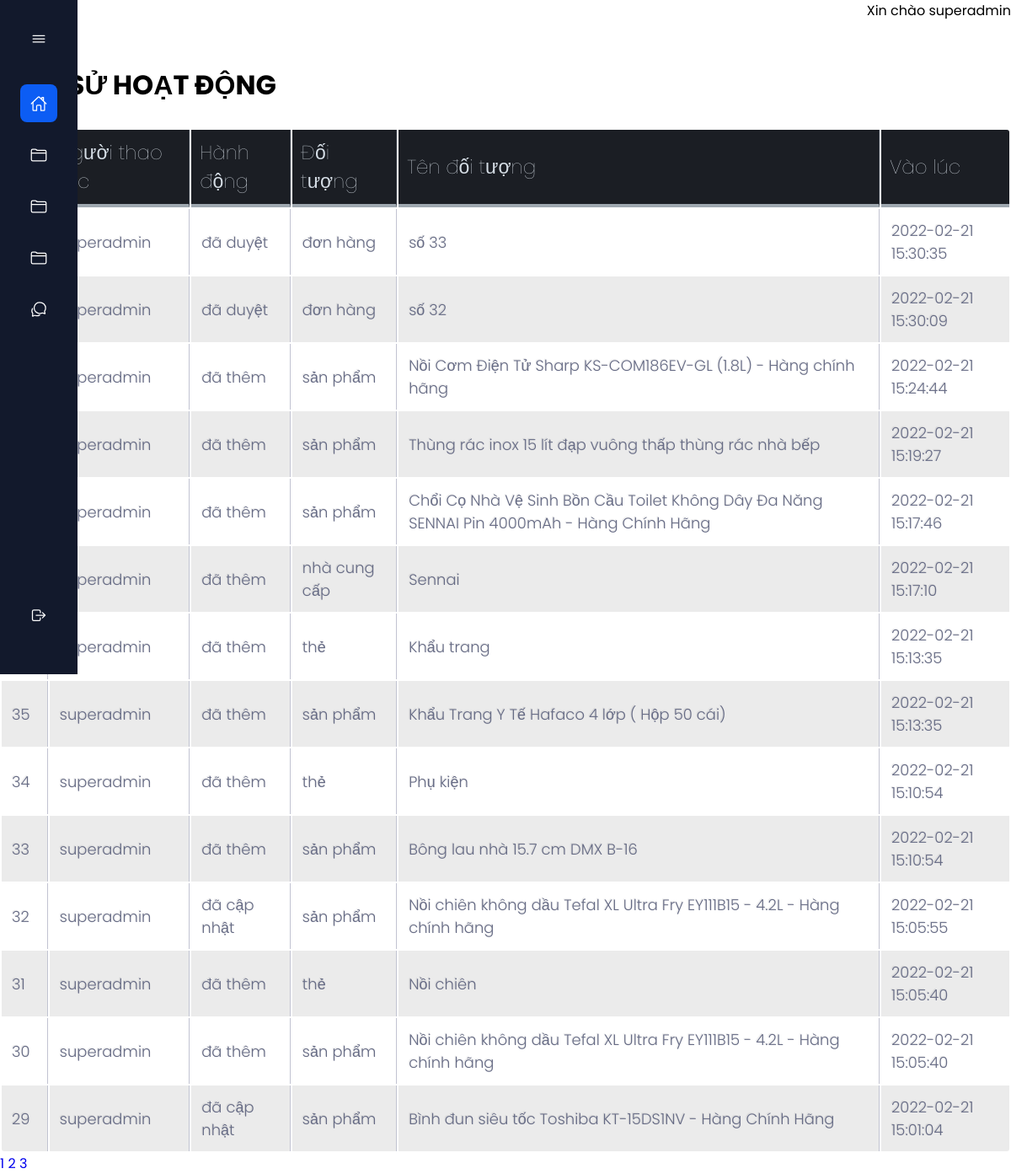
The page /admin/activity_log/index.php (signed in) on the database as committed earlier.
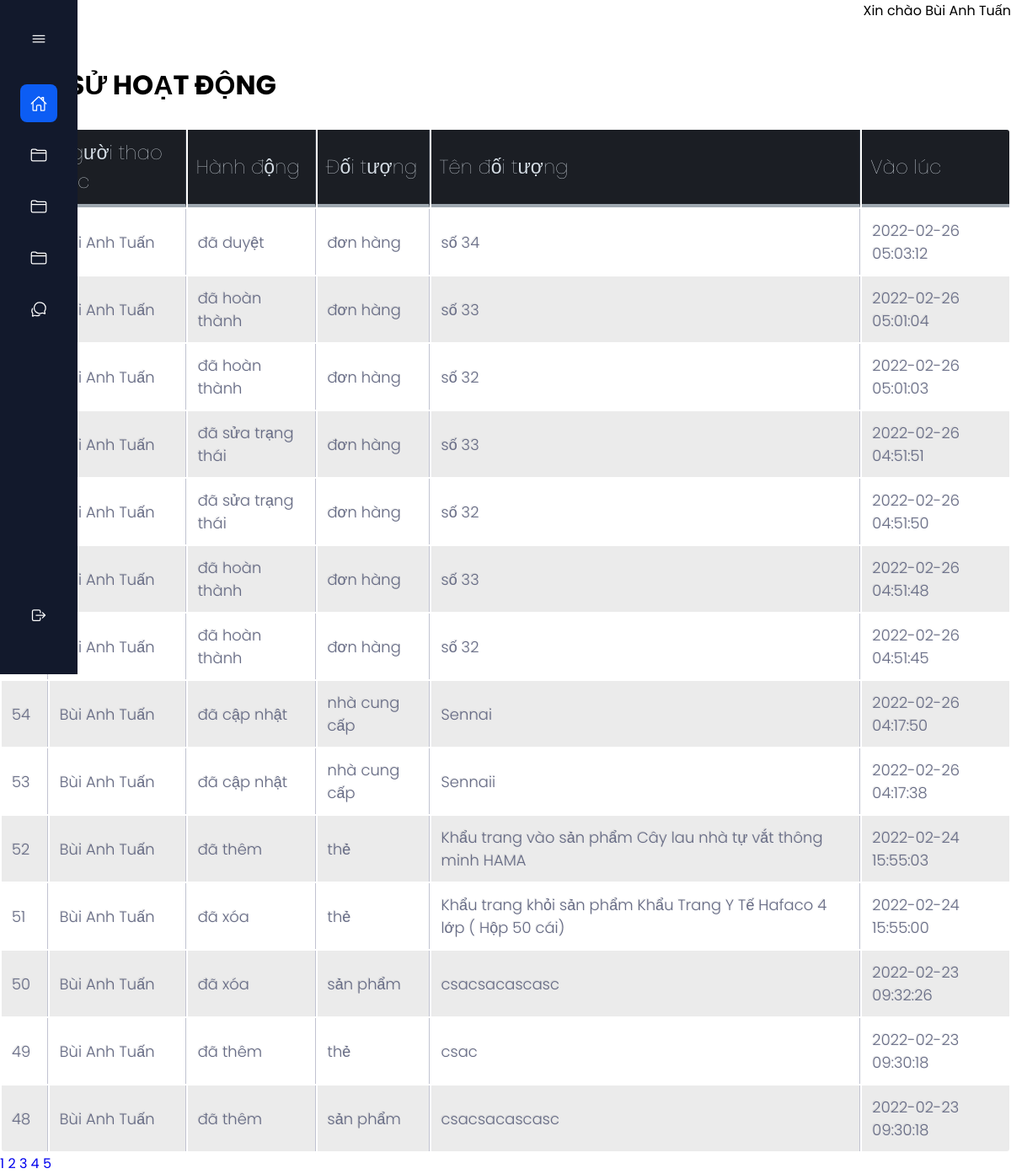
The same page on the database as committed later.
### tables this page shows
CREATE TABLE `activities` (
  `id` int NOT NULL,
  `admin_id` int NOT NULL,
  `activity` varchar(50) NOT NULL,
  `object` varchar(50) NOT NULL,
  `object_name` varchar(250) NOT NULL,
  `time` timestamp NOT NULL DEFAULT CURRENT_TIMESTAMP
);

### admin/activity_log/index.php (the view, shortened to what this page needs)
<!DOCTYPE html>
<html>
<head>
	<link rel="stylesheet" href="../index3.css">
	<link rel="stylesheet" href="../style_validate1.css">
	<link rel="stylesheet" type="text/css" href="../style_table.css">
</head>
<?php require '../connect_database.php';
if ( empty($_GET['page']) ) {
	$index_page = 1;
} else {
	$index_page = $_GET['page'];
}
$sql_select_count_activity = "SELECT count(*) FROM activities";
$count_activities = mysqli_fetch_array(mysqli_query($connect_database, $sql_select_count_activity))['count(*)'] ;
$activities_per_page = 14;
$activities_skipped = ( $index_page - 1 ) * $activities_per_page;
$pages = ceil($count_activities / $activities_per_page);
$sql_select_activity = "
	SELECT activities.*, admins.name as 'admin_name'
	FROM activities
	LEFT JOIN admins on admins.id = activities.admin_id
	ORDER BY id DESC
	LIMIT $activities_per_page OFFSET $activities_skipped
";
$query_sql_select_activity = mysqli_query($connect_database, $sql_select_activity);
?>
<body>
<?php require '../menu.php'; ?>
<div class="top">
	<div class = "login">
		<span>Xin chào <?php echo $_SESSION['name'] ?></span>
	</div>
</div>
<div class = "bot">
	<div class = "header">
		<h1 class =  "header" >LỊCH SỬ HOẠT ĐỘNG</h1>
	</div>
	<br>
	<?php require '../validate.php' ?>
	<table class="table">
		<tr>
			<th>Mã</th>
			<th>Người thao tác</th>
			<th>Hành động</th>
			<th>Đối tượng</th>
			<th>Tên đối tượng</th>
			<th>Vào lúc</th>
		</tr>
		<?php foreach ($query_sql_select_activity as $each_activity): ?>
		<tr>
			<td><?php echo $each_activity['id'] ?></td>
			<td><?php echo $each_activity['admin_name'] ?></td>
			<td><?php echo 'đã ' . $each_activity['activity'] ?></td>
			<td><?php echo $each_activity['object'] ?></td>
			<td><?php echo $each_activity['object_name'] ?></td>
			<td><?php echo $each_activity['time'] ?></td>
		</tr>
		<?php endforeach ?>
	</table>
	<?php for ($i=1; $i <= $pages; $i++) {  ?>
		<a href = "?page=<?php echo $i ?>"><?php echo $i ?></a>
	<?php } ?>
</div>
</body>
</html>

Rows that differ between the two databases and show on the page:
no longer on this page (row unchanged): activities: admin.name "superadmin", activity "duyệt", object "đơn hàng", object_name "số 33", time "2022-02-21 15:30:35"
no longer on this page (row unchanged): activities: admin.name "superadmin", activity "duyệt", object "đơn hàng", object_name "số 32", time "2022-02-21 15:30:09"
no longer on this page (row unchanged): activities: admin.name "superadmin", activity "thêm", object "sản phẩm", object_name "Nồi Cơm Điện Tử Sharp KS-COM186EV-GL (1.8L) - Hàng chính hãng", time "2022-02-21 15:24:44"
no longer on this page (row unchanged): activities: admin.name "superadmin", activity "thêm", object "sản phẩm", object_name "Thùng rác inox 15 lít đạp vuông thấp thùng rác nhà bếp", time "2022-02-21 15:19:27"
no longer on this page (row unchanged): activities: admin.name "superadmin", activity "thêm", object "sản phẩm", object_name "Chổi Cọ Nhà Vệ Sinh Bồn Cầu Toilet Không Dây Đa Năng SENNAI Pin 4000mAh - Hàng Chính Hãng", time "2022-02-21 15:17:46"
no longer on this page (row unchanged): activities: admin.name "superadmin", activity "thêm", object "nhà cung cấp", object_name "Sennai", time "2022-02-21 15:17:10"
no longer on this page (row unchanged): activities: admin.name "superadmin", activity "thêm", object "thẻ", object_name "Khẩu trang", time "2022-02-21 15:13:35"
no longer on this page (row unchanged): activities: id "35", admin.name "superadmin", activity "thêm", object "sản phẩm", object_name "Khẩu Trang Y Tế Hafaco 4 lớp ( Hộp 50 cái)", time "2022-02-21 15:13:35"
no longer on this page (row unchanged): activities: id "34", admin.name "superadmin", activity "thêm", object "thẻ", object_name "Phụ kiện", time "2022-02-21 15:10:54"
no longer on this page (row unchanged): activities: id "33", admin.name "superadmin", activity "thêm", object "sản phẩm", object_name "Bông lau nhà 15.7 cm DMX B-16", time "2022-02-21 15:10:54"
no longer on this page (row unchanged): activities: id "32", admin.name "superadmin", activity "cập nhật", object "sản phẩm", object_name "Nồi chiên không dầu Tefal XL Ultra Fry EY111B15 - 4.2L - Hàng chính hãng", time "2022-02-21 15:05:55"
no longer on this page (row unchanged): activities: id "31", admin.name "superadmin", activity "thêm", object "thẻ", object_name "Nồi chiên", time "2022-02-21 15:05:40"
no longer on this page (row unchanged): activities: id "30", admin.name "superadmin", activity "thêm", object "sản phẩm", object_name "Nồi chiên không dầu Tefal XL Ultra Fry EY111B15 - 4.2L - Hàng chính hãng", time "2022-02-21 15:05:40"
no longer on this page (row unchanged): activities: id "29", admin.name "superadmin", activity "cập nhật", object "sản phẩm", object_name "Bình đun siêu tốc Toshiba KT-15DS1NV - Hàng Chính Hãng", time "2022-02-21 15:01:04"
added activities: admin.name "Bùi Anh Tuấn", activity "duyệt", object "đơn hàng", object_name "số 34", time "2022-02-26 05:03:12"
added activities: admin.name "Bùi Anh Tuấn", activity "hoàn thành", object "đơn hàng", object_name "số 33", time "2022-02-26 05:01:04"
added activities: admin.name "Bùi Anh Tuấn", activity "hoàn thành", object "đơn hàng", object_name "số 32", time "2022-02-26 05:01:03"
added activities: admin.name "Bùi Anh Tuấn", activity "sửa trạng thái", object "đơn hàng", object_name "số 33", time "2022-02-26 04:51:51"
added activities: admin.name "Bùi Anh Tuấn", activity "sửa trạng thái", object "đơn hàng", object_name "số 32", time "2022-02-26 04:51:50"
added activities: admin.name "Bùi Anh Tuấn", activity "hoàn thành", object "đơn hàng", object_name "số 33", time "2022-02-26 04:51:48"
added activities: admin.name "Bùi Anh Tuấn", activity "hoàn thành", object "đơn hàng", object_name "số 32", time "2022-02-26 04:51:45"
added activities: id "54", admin.name "Bùi Anh Tuấn", activity "cập nhật", object "nhà cung cấp", object_name "Sennai", time "2022-02-26 04:17:50"
added activities: id "53", admin.name "Bùi Anh Tuấn", activity "cập nhật", object "nhà cung cấp", object_name "Sennaii", time "2022-02-26 04:17:38"
added activities: id "52", admin.name "Bùi Anh Tuấn", activity "thêm", object "thẻ", object_name "Khẩu trang vào sản phẩm Cây lau nhà tự vắt thông minh HAMA", time "2022-02-24 15:55:03"
added activities: id "51", admin.name "Bùi Anh Tuấn", activity "xóa", object "thẻ", object_name "Khẩu trang khỏi sản phẩm Khẩu Trang Y Tế Hafaco 4 lớp ( Hộp 50 cái)", time "2022-02-24 15:55:00"
added activities: id "50", admin.name "Bùi Anh Tuấn", activity "xóa", object "sản phẩm", object_name "csacsacascasc", time "2022-02-23 09:32:26"
added activities: id "49", admin.name "Bùi Anh Tuấn", activity "thêm", object "thẻ", object_name "csac", time "2022-02-23 09:30:18"
added activities: id "48", admin.name "Bùi Anh Tuấn", activity "thêm", object "sản phẩm", object_name "csacsacascasc", time "2022-02-23 09:30:18"
Other text that changed with them:
$_SESSION['name']: "superadmin" → "Bùi Anh Tuấn"
new list line: "4"
new list line: "5"
